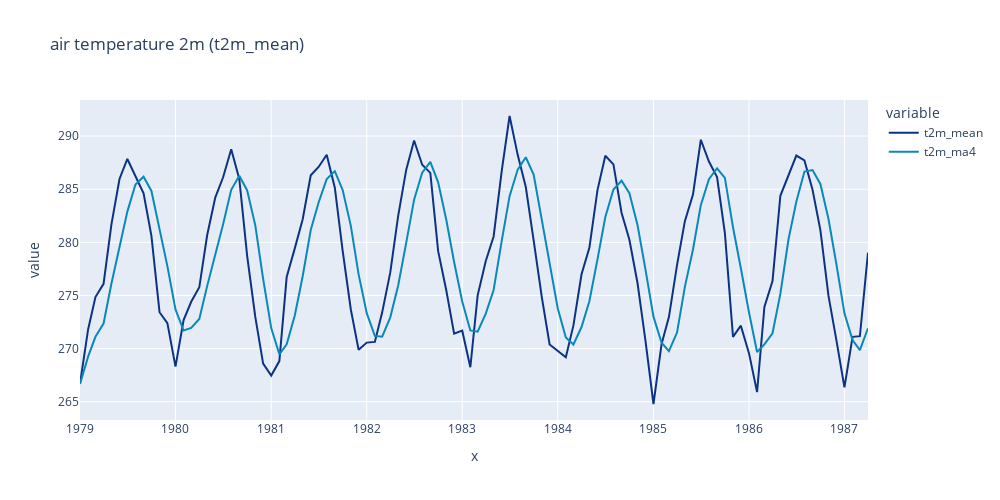

Notebook code cell kept with this figure:
### Code cell
fig = px.line(
    data_frame = df.iloc[:100],
    y = ["t2m_mean", "t2m_ma4"],
    x = df.iloc[:100].index,

    color_discrete_sequence = plt_style_s,
    title = "air temperature 2m (t2m_mean)",
    width = 1000,
    height = 500,
)

fig.show()
